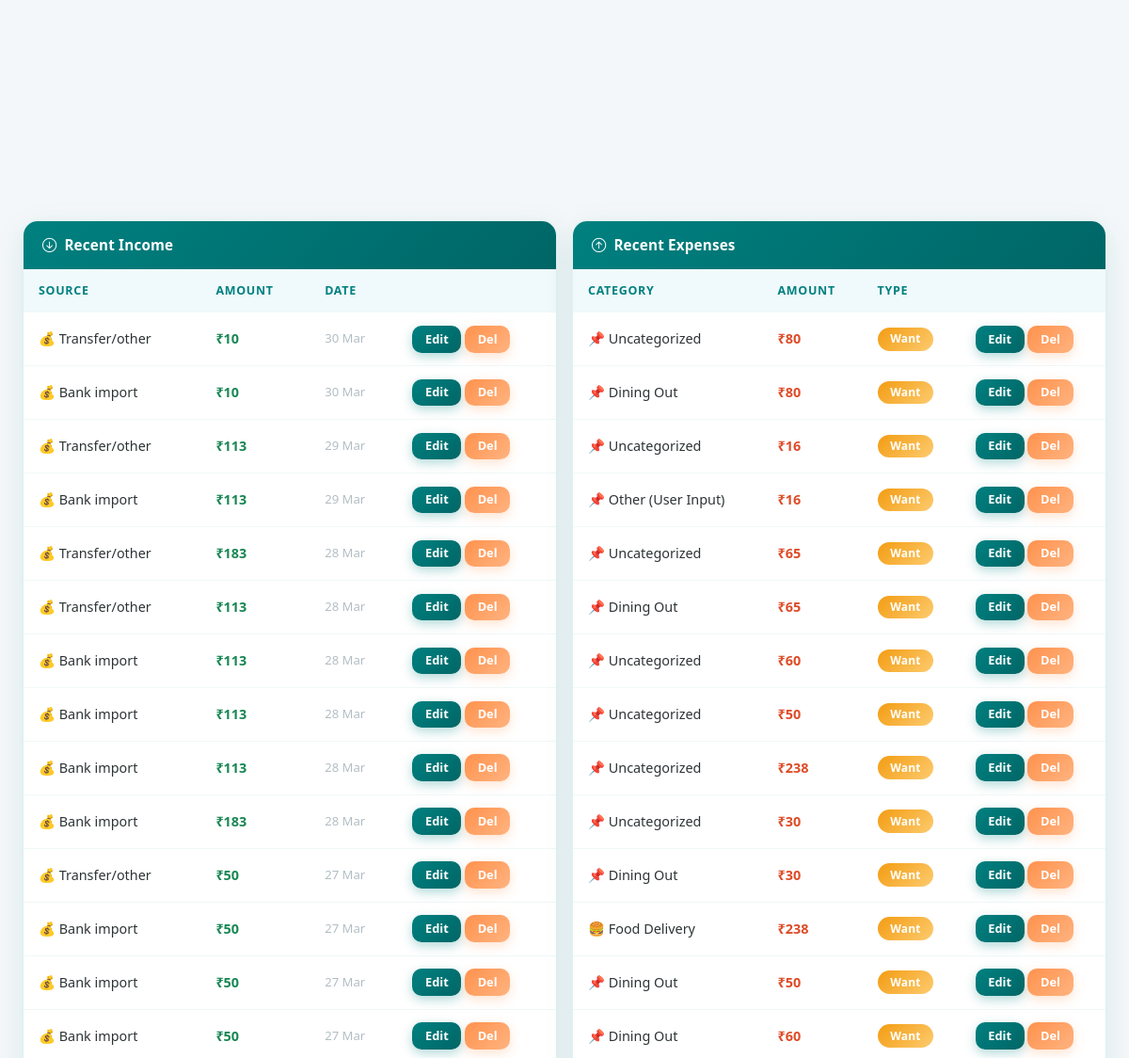
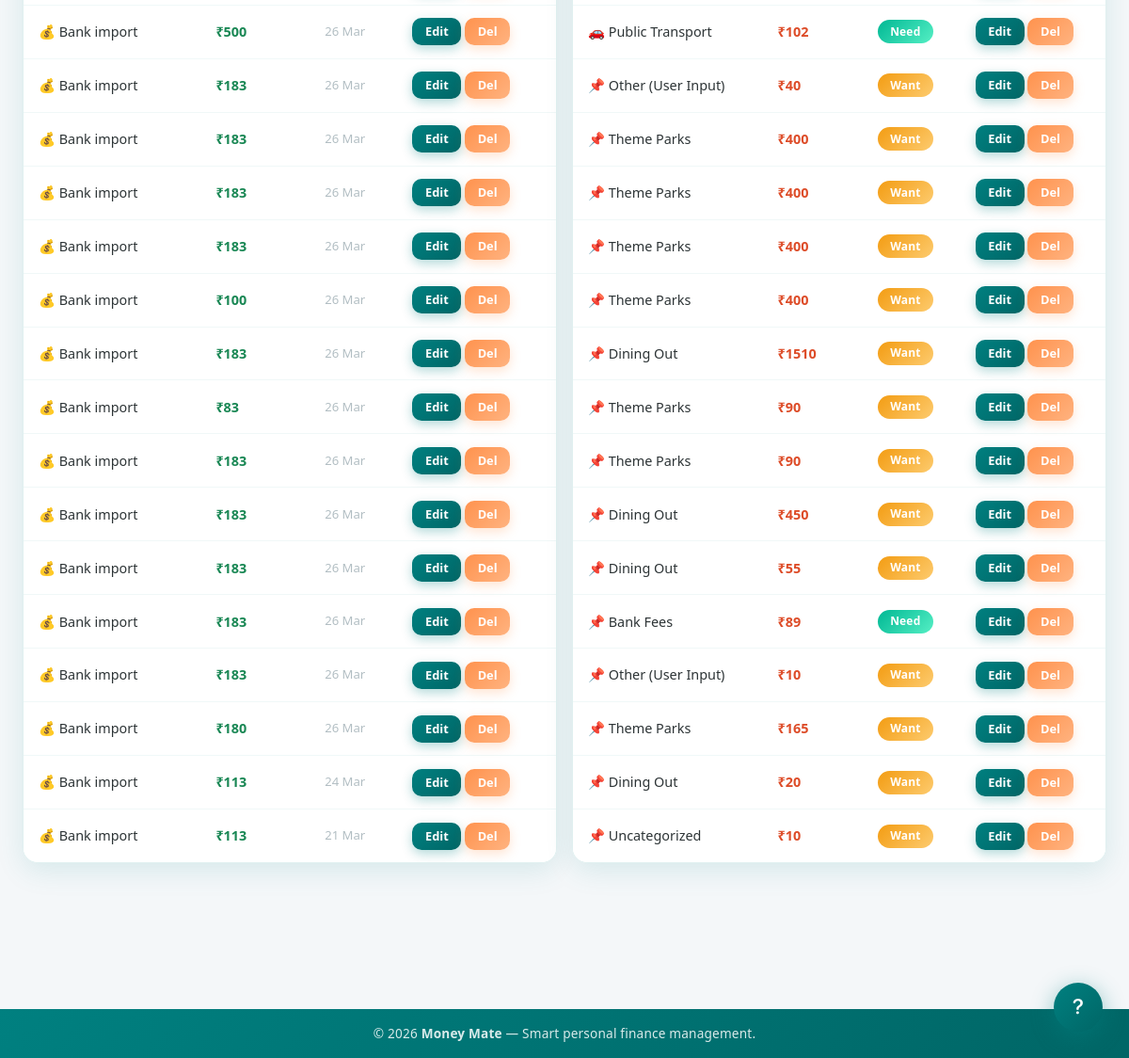
The page /dashboard?month=2026-03 (signed in, lower part) on the database as committed earlier (2 pictures, top to bottom).
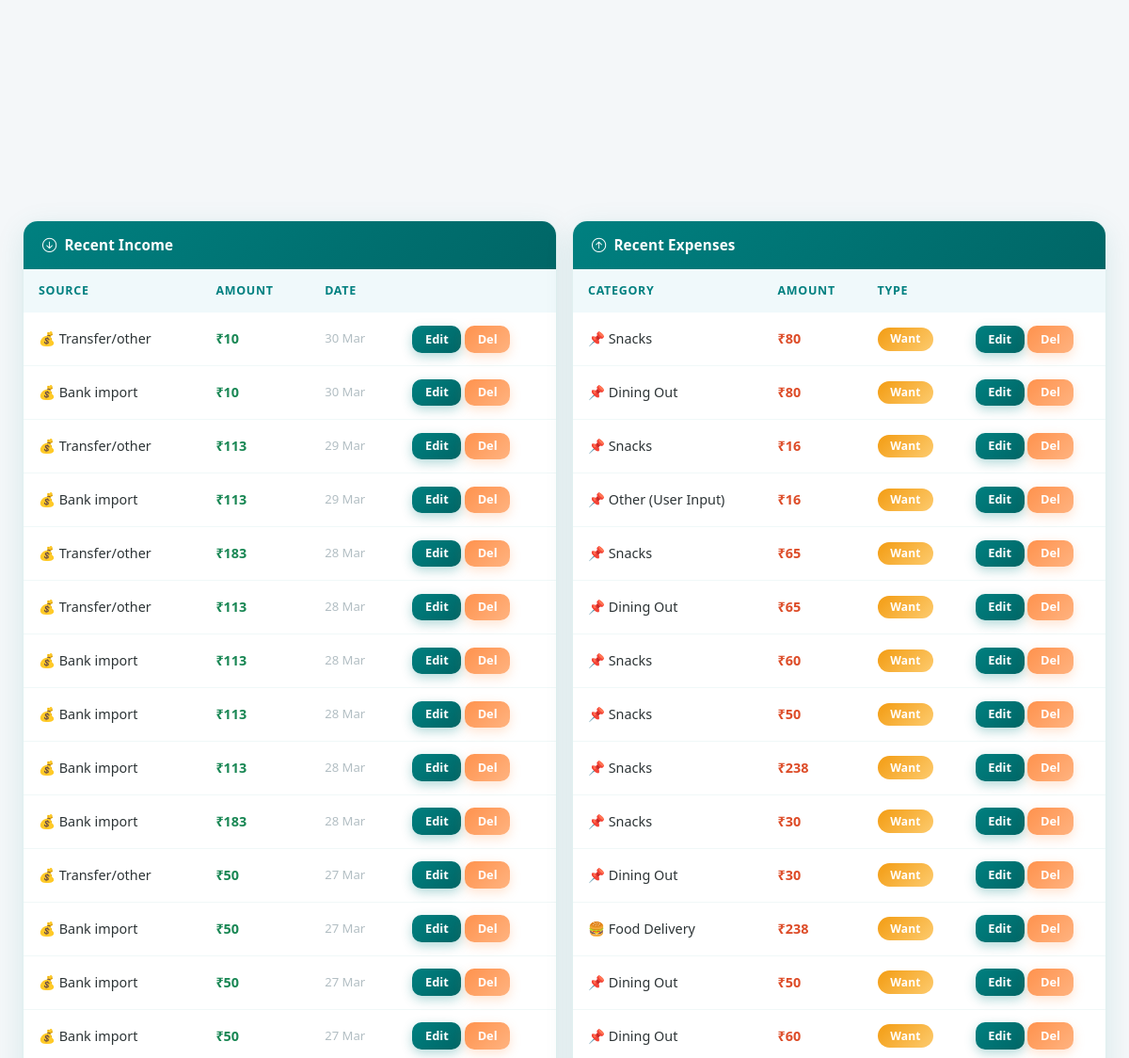
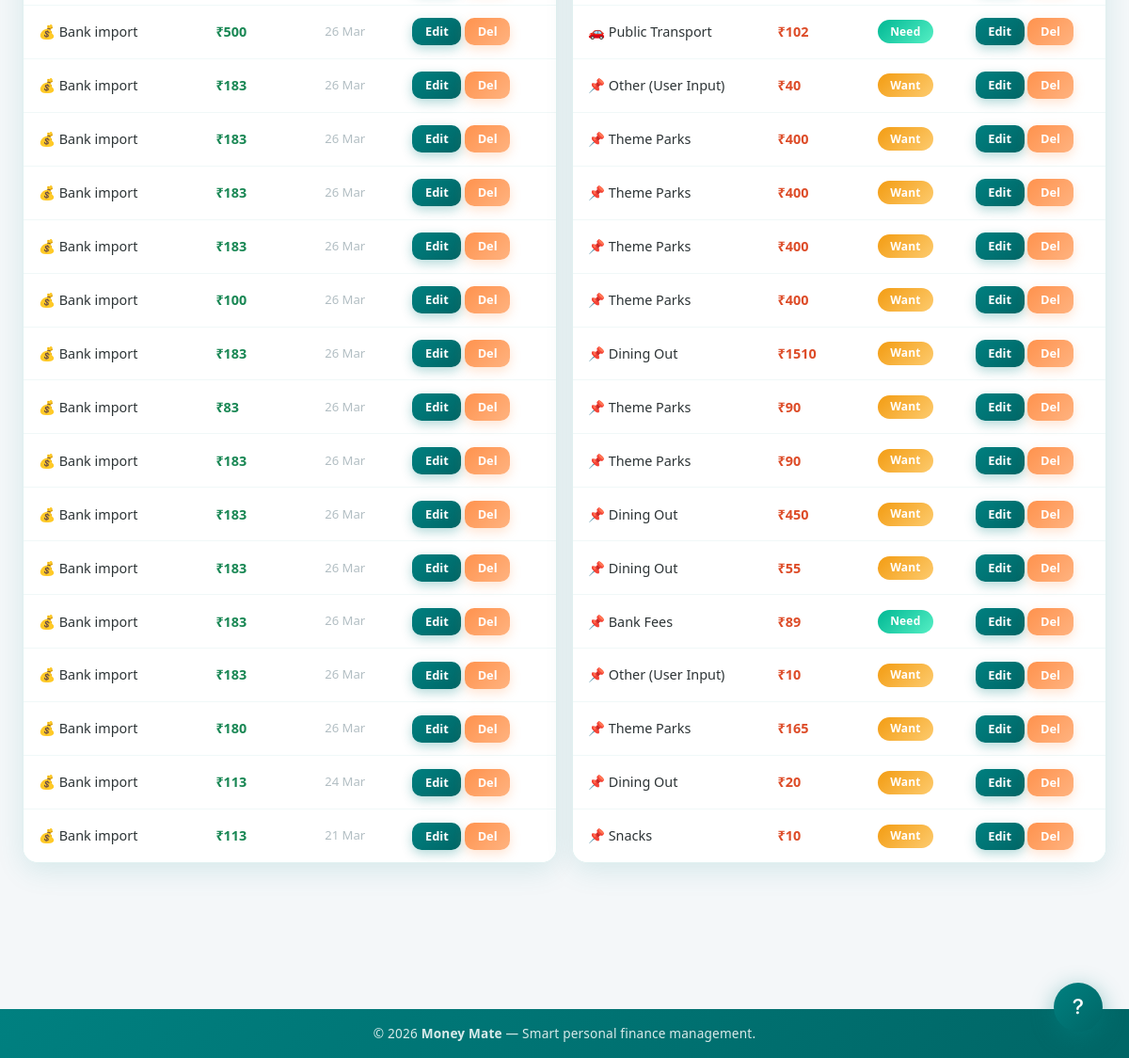
The same page on the database as committed later (2 pictures, top to bottom).
### models.py (models this page shows)
class Expense(db.Model):
    id = db.Column(db.Integer, primary_key=True)
    user_id = db.Column(db.Integer, db.ForeignKey("user.id"), nullable=False)
    category = db.Column(db.String(100), nullable=False)
    amount = db.Column(db.Float, nullable=False)
    date = db.Column(db.DateTime, default=_now)
    created_at = db.Column(db.DateTime, default=_now)
    description = db.Column(db.String(200))
    is_essential = db.Column(db.Boolean, default=False)
    is_subscription = db.Column(db.Boolean, default=False)
    sub_start_date = db.Column(db.DateTime, nullable=True)
    sub_end_date = db.Column(db.DateTime, nullable=True)
    sub_expired_notified = db.Column(db.Boolean, default=False)

### app.py (the view, shortened to what this page needs)
@app.route("/dashboard")
@login_required
def dashboard():
    was_reset, net_leftover, goals_funded_reset = run_monthly_reset(current_user)
    sub_alerts = check_subscription_expiry(current_user.id)
    now = datetime.now(timezone.utc).replace(tzinfo=None)
    selected_month_str = request.args.get("month", "")
    try:
        sel_dt = datetime.strptime(selected_month_str, "%Y-%m")
        view_year, view_month = sel_dt.year, sel_dt.month
    except ValueError:
        view_year, view_month = now.year, now.month
    month_start = datetime(view_year, view_month, 1)
    if view_month == 12:
        month_end = datetime(view_year + 1, 1, 1)
    else:
        month_end = datetime(view_year, view_month + 1, 1)
    is_current_month = view_year == now.year and view_month == now.month
    month_options = []
    for i in range(12):
        mo = now.month - i
        yo = now.year
        while mo <= 0:
            mo += 12
            yo -= 1
        month_options.append(
            (f"{yo:04d}-{mo:02d}", datetime(yo, mo, 1).strftime("%b %Y"))
        )
    selected_month_label = datetime(view_year, view_month, 1).strftime("%B %Y")
    expenses = Expense.query.filter(
        Expense.user_id == current_user.id,
        Expense.date >= month_start,
        Expense.date < month_end,
    ).all()
    total_spent = sum(e.amount for e in expenses)
    essential_spent = sum(e.amount for e in expenses if e.is_essential)
    non_essential_spent = total_spent - essential_spent
    needs_pct = (essential_spent / total_spent * 100) if total_spent else 0
    wants_pct = (non_essential_spent / total_spent * 100) if total_spent else 0
    wants_alert = wants_pct > 50
    categories = {}
    for e in expenses:
        categories[e.category] = categories.get(e.category, 0) + e.amount
    incomes = Income.query.filter(
        Income.user_id == current_user.id,
        Income.date_received >= month_start,
        Income.date_received < month_end,
    ).all()
    total_income = sum(i.amount for i in incomes)
    source_breakdown = {}
    for inc in incomes:
        source_breakdown[inc.source] = source_breakdown.get(inc.source, 0) + inc.amount
    source_percentages = {
        src: (amt / total_income * 100) if total_income else 0
        for src, amt in source_breakdown.items()
    }
    if is_current_month:
        yesterday_start = datetime(now.year, now.month, now.day) - timedelta(days=1)
        recent_incomes = (
            Income.query.filter(
                Income.user_id == current_user.id,
                Income.date_received >= yesterday_start,
            )
            .order_by(Income.date_received.desc())
            .all()
        )
        recent_expenses = (
            Expense.query.filter(
                Expense.user_id == current_user.id,
                Expense.date >= yesterday_start,
            )
            .order_by(Expense.date.desc())
            .all()
        )
    else:
        recent_incomes = (
            Income.query.filter(
                Income.user_id == current_user.id,
                Income.date_received >= month_start,
                Income.date_received < month_end,
            )
            .order_by(Income.date_received.desc())
            .limit(30)
            .all()
        )
        recent_expenses = (
            Expense.query.filter(
                Expense.user_id == current_user.id,
                Expense.date >= month_start,
                Expense.date < month_end,
            )
            .order_by(Expense.date.desc())
            .limit(30)
            .all()
        )
    if is_current_month:
        days_passed = max(1, (now - month_start).days + 1)
    else:
        days_passed = max(1, (month_end - month_start).days)
    burn_rate = total_spent / days_passed if days_passed > 0 else 0
    subscriptions = detect_subscriptions(current_user.id)
    total_sub_cost = sum(s["avg_amount"] for s in subscriptions)
    goals = (
        Goal.query.filter_by(user_id=current_user.id)
        .order_by(Goal.created_at.desc())
        .all()
    )
    monthly_spending = defaultdict(float)
    for exp in expenses:
        monthly_spending[exp.date.strftime("%b")] += exp.amount
    essential = essential_spent
    non_essential = non_essential_spent
    budget_needs = total_income * 0.50
    budget_wants = total_income * 0.30
    budget_savings = total_income * 0.20
    needs_remaining = budget_needs - essential
    wants_remaining = budget_wants - non_essential
    needs_used_pct = (
        min(100, (essential / budget_needs * 100)) if budget_needs > 0 else 0
    )
    wants_used_pct = (
        min(100, (non_essential / budget_wants * 100)) if budget_wants > 0 else 0
    )
    needs_warning = (needs_remaining > 0) and (needs_remaining <= budget_needs * 0.10)
    wants_warning = (wants_remaining > 0) and (wants_remaining <= budget_wants * 0.10)
    needs_over = needs_remaining < 0
    wants_over = wants_remaining < 0
    total_savings = round(current_user.savings_balance or 0.0, 2)
    goals_wants_pct = max(0.0, min(100.0, current_user.goals_wants_pct or 30.0))
    goals_alloc = round(budget_wants * goals_wants_pct / 100, 2)
    free_wants = round(budget_wants - goals_alloc, 2)
    days_in_month = calendar.monthrange(view_year, view_month)[1]
    if is_current_month:
        days_remaining = days_in_month - now.day
    else:
        days_remaining = 0
    projected_month_end_spend = total_spent + (burn_rate * days_remaining)
    predicted_balance = total_income - projected_month_end_spend
    show_month_forecast_warning = (
        is_current_month and (days_remaining <= 10) and (predicted_balance < 0)
    )
    shortfall = abs(predicted_balance) if predicted_balance < 0 else 0
    required_daily_savings = (
        round(shortfall / days_remaining, 2) if days_remaining > 0 else shortfall
    )
    non_essential_categories = {}
    for e in expenses:
        if not e.is_essential:
            non_essential_categories[e.category] = (
                non_essential_categories.get(e.category, 0) + e.amount
            )
    top_non_essential_cats = sorted(
        non_essential_categories.items(), key=lambda x: x[1], reverse=True
    )[:3]
    top_subs = sorted(subscriptions, key=lambda s: s["avg_amount"], reverse=True)[:3]
    def goal_priority_num(g):
        try:
            return int(g.priority)
        except (ValueError, TypeError):
            return 99
    active_goals = sorted(
        [g for g in goals if g.remaining_amount > 0], key=goal_priority_num
    )
    goal_suggestions = []
    if total_income > 0 and active_goals and goals_alloc > 0:
        weights = [1.0 / goal_priority_num(g) for g in active_goals]
        total_weight = sum(weights)
        for g, w in zip(active_goals, weights):
            alloc_pct = (
                w / total_weight if total_weight > 0 else 1.0 / len(active_goals)
            )
            suggested = round(min(goals_alloc * alloc_pct, g.remaining_amount), 2)
            goal_suggestions.append(
                {
                    "name": g.name,
                    "priority": goal_priority_num(g),
                    "suggested": suggested,
                    "remaining": g.remaining_amount,
                    "id": g.id,
                }
            )
    return render_template(
        "dashboard.html",
        now=now,
        total_income=total_income,
        total_spent=total_spent,
        burn_rate=burn_rate,
        source_breakdown=source_breakdown,
        source_percentages=source_percentages,
        essential=essential,
        non_essential=non_essential,
        needs_pct=needs_pct,
        wants_pct=wants_pct,
        wants_alert=wants_alert,
        categories=categories,
        subscriptions=subscriptions,
        total_sub_cost=total_sub_cost,
        recent_incomes=recent_incomes,
        recent_expenses=recent_expenses,
        monthly_spending=dict(monthly_spending),
        budget_needs=budget_needs,
        budget_wants=budget_wants,
        budget_savings=budget_savings,
        needs_remaining=needs_remaining,
        wants_remaining=wants_remaining,
        needs_used_pct=needs_used_pct,
        wants_used_pct=wants_used_pct,
        needs_warning=needs_warning,
        wants_warning=wants_warning,
        needs_over=needs_over,
        wants_over=wants_over,
        total_savings=total_savings,
        goals_wants_pct=goals_wants_pct,
        goals_alloc=goals_alloc,
        free_wants=free_wants,
        goal_suggestions=goal_suggestions,
        goals=goals,
        days_remaining=days_remaining,
        days_in_month=days_in_month,
        projected_month_end_spend=projected_month_end_spend,
        predicted_balance=predicted_balance,
        show_month_forecast_warning=show_month_forecast_warning,
        shortfall=shortfall,
        required_daily_savings=required_daily_savings,
        top_non_essential_cats=top_non_essential_cats,
        top_subs=top_subs,
        month_options=month_options,
        selected_month_label=selected_month_label,
        selected_month_str=f"{view_year:04d}-{view_month:02d}",
        is_current_month=is_current_month,
    )

### app.py (called while the page is built, shortened)
@login_manager.user_loader
def load_user(user_id):
    return db.session.get(User, int(user_id))

def run_monthly_reset(user):
    now = datetime.now(timezone.utc).replace(tzinfo=None)
    last_reset = user.last_monthly_reset
    if last_reset is None:
        user.last_monthly_reset = now
        db.session.commit()
        return False, 0, 0
    if now.year == last_reset.year and now.month == last_reset.month:
        return False, 0, 0

def check_subscription_expiry(user_id):
    now = datetime.now(timezone.utc).replace(tzinfo=None)
    alerts = []
    subscriptions = Expense.query.filter(
        Expense.user_id == user_id,
        Expense.is_subscription == True,
        Expense.sub_end_date != None,
    ).all()
    return alerts

### models.py (called while the page is built)
    @property
    def remaining_amount(self):
        return max(0, self.target_amount - self.saved_amount)

### templates/dashboard.html (shortened to what this page needs)
{% extends "base.html" %}
{% block content %}
<div class="row g-3 mb-4">
  <div class="col-md-6">
    <div class="card h-100">
      <div class="card-header"><i class="bi bi-arrow-down-circle"></i> Recent Income</div>
      <div class="card-body p-0">
        <div class="table-responsive">
          <table class="table table-hover">
            <thead>
              <tr>
                <th>Source</th>
                <th>Amount</th>
                <th>Date</th>
                <th></th>
              </tr>
            </thead>
            <tbody>
              {% for inc in recent_incomes %}
              <tr>
                <td>
                  {% if inc.source == 'salary' %}💼{% elif inc.source == 'business' %}🏢
                  {% elif inc.source == 'freelance' %}💻{% elif inc.source == 'allowance' %}🎁
                  {% else %}💰{% endif %}
                  {{ inc.source|capitalize }}
                </td>
                <td><strong class="text-success">₹{{ "%.0f"|format(inc.amount) }}</strong></td>
                <td style="font-size:0.82rem;color:var(--text-muted);">{{ inc.date_received.strftime('%d %b') }}</td>
                <td>
                  <a href="{{ url_for('edit_income', id=inc.id) }}" class="btn btn-primary btn-sm">Edit</a>
                  <a href="{{ url_for('delete_income', id=inc.id) }}" class="btn btn-danger btn-sm"
                    onclick="return confirm('Delete this income?')">Del</a>
                </td>
              </tr>
              {% else %}
              <tr>
                <td colspan="4" class="text-center text-muted py-3">No income recorded today or yesterday.</td>
              </tr>
              {% endfor %}
            </tbody>
          </table>
        </div>
      </div>
    </div>
  </div>
  <div class="col-md-6">
    <div class="card h-100">
      <div class="card-header"><i class="bi bi-arrow-up-circle"></i> Recent Expenses</div>
      <div class="card-body p-0">
        <div class="table-responsive">
          <table class="table table-hover">
            <thead>
              <tr>
                <th>Category</th>
                <th>Amount</th>
                <th>Type</th>
                <th></th>
              </tr>
            </thead>
            <tbody>
              {% for exp in recent_expenses %}
              <tr>
                <td>
                  {% if 'rent' in exp.category.lower() or 'mortgage' in exp.category.lower() %}🏠
                  {% elif 'food' in exp.category.lower() or 'groceries' in exp.category.lower() %}🍔
                  {% elif 'transport' in exp.category.lower() %}🚗
                  {% elif 'health' in exp.category.lower() %}🏥
                  {% elif 'entertainment' in exp.category.lower() %}🎮
                  {% else %}📌{% endif %}
                  {{ exp.category }}
                </td>
                <td><strong class="text-danger">₹{{ "%.0f"|format(exp.amount) }}</strong></td>
                <td>
                  <span class="badge {% if exp.is_essential %}bg-success{% else %}bg-warning{% endif %}">
                    {% if exp.is_essential %}Need{% else %}Want{% endif %}
                  </span>
                </td>
                <td>
                  <a href="{{ url_for('edit_expense', id=exp.id) }}" class="btn btn-primary btn-sm">Edit</a>
                  <a href="{{ url_for('delete_expense', id=exp.id) }}" class="btn btn-danger btn-sm"
                    onclick="return confirm('Delete this expense?')">Del</a>
                </td>
              </tr>
              {% else %}
              <tr>
                <td colspan="4" class="text-center text-muted py-3">No expenses recorded today or yesterday.</td>
              </tr>
              {% endfor %}
            </tbody>
          </table>
        </div>
      </div>
    </div>
  </div>
</div>
{% endblock %}

Rows that differ between the two databases and show on the page:
changed Expense (number 1 of 30 on the later page): category "Uncategorized" → "Snacks"
changed Expense (number 3 of 30 on the later page): category "Uncategorized" → "Snacks"
changed Expense (number 5 of 30 on the later page): category "Uncategorized" → "Snacks"
changed Expense (number 7 of 30 on the later page): category "Uncategorized" → "Snacks"
changed Expense (number 8 of 30 on the later page): category "Uncategorized" → "Snacks"
changed Expense (number 9 of 30 on the later page): category "Uncategorized" → "Snacks"
changed Expense (number 10 of 30 on the later page): category "Uncategorized" → "Snacks"
changed Expense (number 30 of 30 on the later page): category "Uncategorized" → "Snacks"
